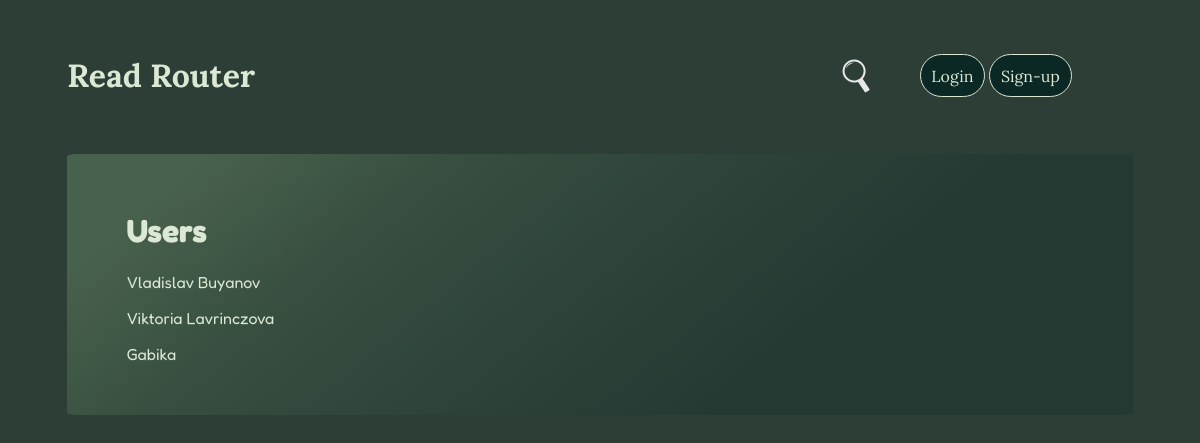
The app's page /users, older data.
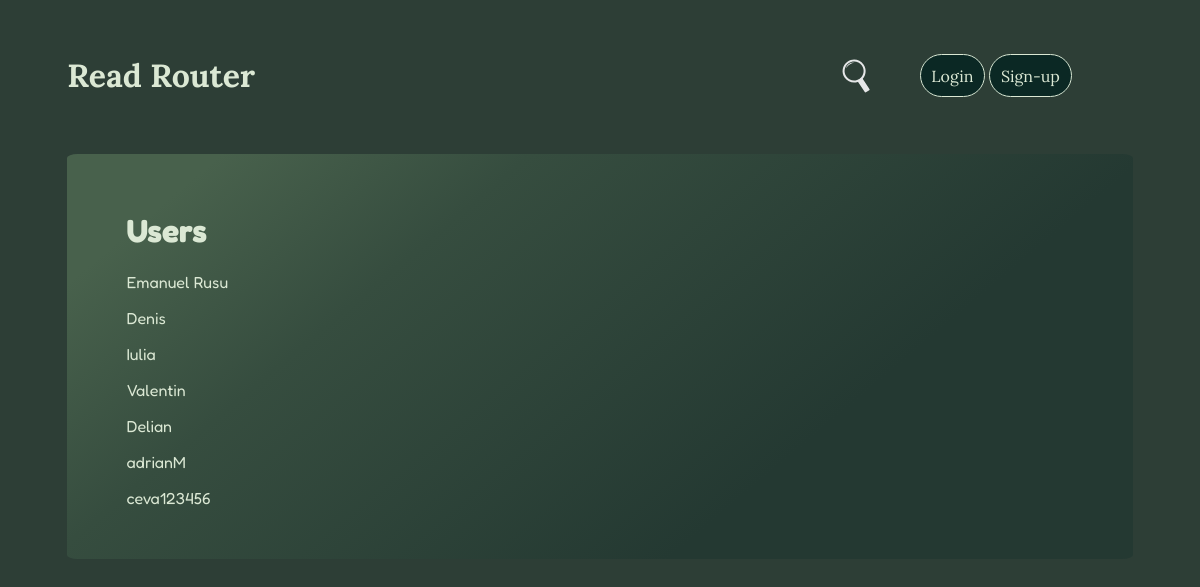
The same page, newer data.
### myapp/core/models/user.py (models this page shows, shortened)
class User(UserMixin, db.Model):
    __tablename__ = 'user'
    id = db.Column(db.Integer, primary_key=True)
    name = db.Column(db.String(50), nullable=True)
    email = db.Column(db.String(260), nullable=True, unique=True)
    psw = db.Column(db.String(50), nullable=True)
    place = db.Column(db.String(32), nullable=True)
    user_photo = db.Column(db.String(50), default='default.png')
    books = db.relationship('Book', backref='user', uselist=True)

### myapp/core/routes/main.py (the view)
@main.route('/users', methods=['GET'])
def index_users():
    template = f'{template_folder}/users.html'
    return render_template(template, user_res=User.query.all())

### myapp/templates/pages/main/users.html
{% extends "base.html" %}
{% block content %}
    <div class="sections">
        <div class="user-card">
            <h1>Users</h1>
            {% for user in user_res %}
            <p> <a href='/user/{{ user.id }}'>{{ user.name }}</a> </p>
            {% endfor %}
        </div>
    </div>
{% endblock %}

### myapp/templates/base.html (shortened to what this page needs)
<!DOCTYPE html>
<html lang="en">
<head>
    {% include 'base_part/css.html' %}
</head>
<body class="font-color">
<header>{% include 'base_part/header.html' %}</header>
<div id="main">
    {% block content %}{% endblock %}
</div>
<footer>{% include 'base_part/footer.html' %}</footer>
</body>
</html>

### myapp/templates/base_part/css.html (shortened to what this page needs)
<link rel="stylesheet" href="{{url_for('static',filename='css/main.css')}}">
<link rel="stylesheet" href="{{url_for('static',filename='css/user-page.css')}}">
<link rel="stylesheet" href="{{url_for('static',filename='css/user-settings.css')}}">
<link rel="stylesheet" href="{{url_for('static',filename='css/book.css')}}">
<link rel="stylesheet" href="{{url_for('static',filename='css/style.css')}}">
<link rel="stylesheet" href="{{url_for('static',filename='css/style-min.css')}}">

### myapp/templates/base_part/header.html
<a href="/" id="title-logo" class="font-color"><h1>Read Router</h1></a>
<div id="nav-menu" class="font-color">
    <a href="/search" id="nav-menu-a"><img src="{{url_for('static',filename='img/svg/loupe.svg')}}"></a>
    <div id="nav-auth">
        {% if current_user.is_authenticated %}
        <div id="dropdown">
            <button class="font-color main-color btn" id="dropdown-btn">Menu</button>
            <ul class="dropdown-menu second-color">
                <li><a class="dropdown-item font-color" href="/user/{{ current_user.id }}">My lib</a></li>
                <li><a class="dropdown-item font-color" href="/user/user_settings/{{ current_user.id }}">Settings</a></li>
                <li><a class="dropdown-item font-color" href="/logout" id="logout_btn">Logout</a></li>
               <li><a class="dropdown-item font-color" href="{{ url_for('main.map_view') }}">Map</a></li>
            </ul>
        </div>
        {% else %}
        <div id="login-div">
            <a href="/login" class="btn main-color ">Login</a>
            <a href="/registration" class="btn main-color">Sign-up</a>
        </div>
        {% endif %}
    </div>
</div>

### myapp/static/css/main.css (style rules this page uses)
#main { padding: 3% 5%; margin: 1% 5%; border-radius: 1%; font-family: 'Fredoka', sans-serif; }

### myapp/static/css/style.css (style rules this page uses)
body { background-color: #2d3e36; }
#main { background: linear-gradient(140deg, rgba(72,97,76,1) 10%, rgba(54,77,63,1) 30%, rgba(36,57,50,1) 70%); }
.font-color { color: #dbe8d4; }
.main-color { background-color: #0b2824; }
a { color: #dbe8d4; text-decoration: none; }
.btn { border: 1px solid; padding: 5%; font-family: 'Lora', serif; }
header { font-family: 'Lora', serif; padding: 2% 5%; display: flex; justify-content: space-between; align-items: center; }
#nav-menu { width: 50%; display: flex; align-items: center; justify-content: flex-end; }
#nav-menu-a { width: 20%; margin-right: 2%; display: flex; justify-content: center; }
#nav-menu img { width: 70%; }
#nav-auth { width: 40% }
#login-div { width: 100%; }
#login-div a { border-radius: 25px; }
footer { padding: 2% 5%; display: flex; flex-direction: column; align-items: center; }

Row changes from the older to the newer data that the page shows:
changed User: name "Vladislav Buyanov" → "Emanuel Rusu"
changed User: name "Viktoria Lavrinczova" → "Denis"
changed User: name "Gabika" → "Iulia"
added User: name "Valentin"
added User: name "Delian"
added User: name "adrianM"
added User: name "ceva123456"
